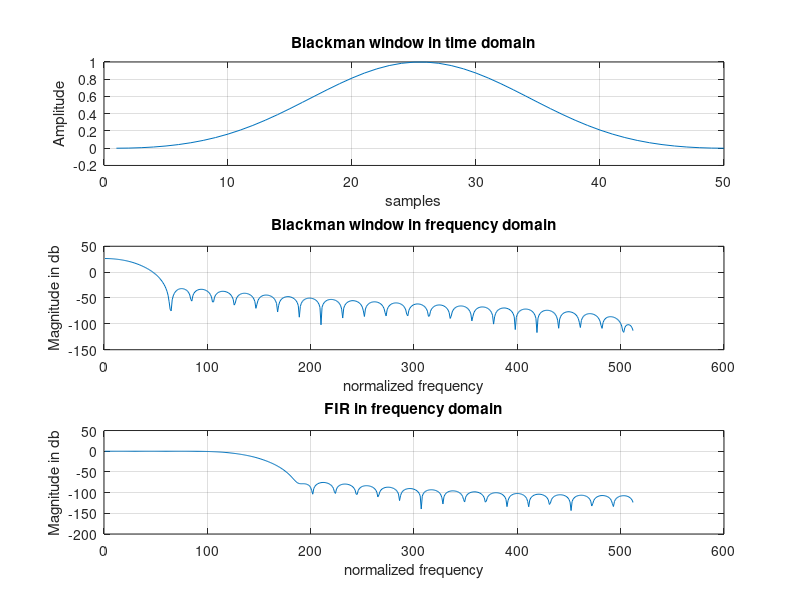

MATLAB code for this plot:
%title : FIR filter response using Blackman.

clear all;

wc = 0.25;
l = 50;
p = blackman(l);

subplot(3,1,1);
plot(p);
grid on;
title('Blackman window in time domain');
xlabel('samples');
ylabel('Amplitude');

r = freqz(p);
q = 20*log10(abs(r));

subplot(3,1,2);
plot(q);
grid on;
title('Blackman window in frequency domain');
xlabel('normalized frequency');
ylabel('Magnitude in db');

w = fir1(l-1, wc, p);

z = freqz(w);
y = 20*log10(abs(z));

subplot(3,1,3);
plot(y);
grid on;
title('FIR in frequency domain');
xlabel('normalized frequency');
ylabel('Magnitude in db');


